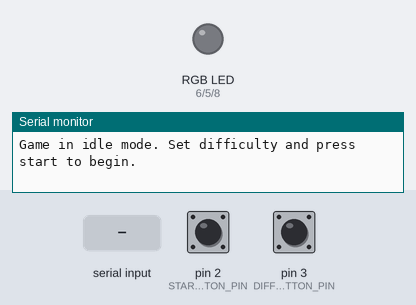
Recording of a program running on a simulated Arduino Uno, built with avr-gcc and run on an emulated ATmega328P. Shown: an RGB LED mixed from three pins (HIGH = lit), the last lines printed to the serial monitor. Dashed ring = blinking. The inputs (shaded band) are chosen by the test bench; at power-on: pin 2 (START_STOP_BUTTON_PIN) HIGH, pin 3 (DIFFICULTY_BUTTON_PIN) HIGH. Random numbers use the default seed unless the program sets one.

Above: at 1.2 s.
1.3 s: pin 2 (START_STOP_BUTTON_PIN) pulled LOW for 0.15 s
At 3.2 s:
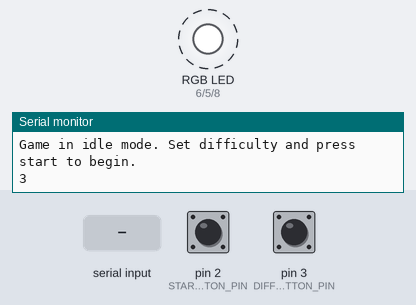
4.4 s: "0\n" received over Serial
At 4.7 s:
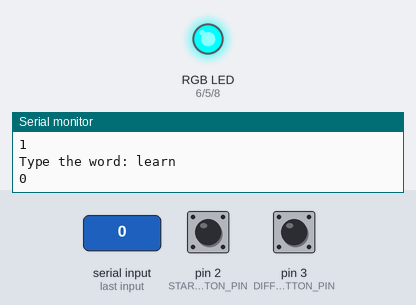
5.9 s: pin 2 (START_STOP_BUTTON_PIN) pulled LOW for 1 s
At 7.0 s:
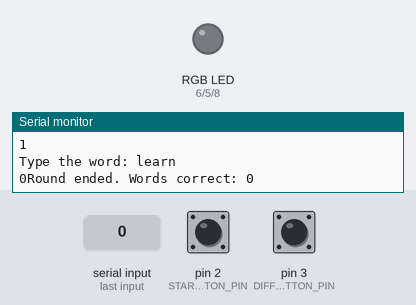
12.5 s: pin 2 (START_STOP_BUTTON_PIN) pulsed LOW 2 times (0.12 s each, 0.3 s apart)
At 13.4 s:
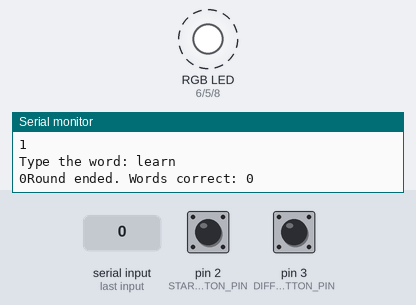
Timing chart, 0 to 17.0 s (numbered marks = the images above; inputs shaded):
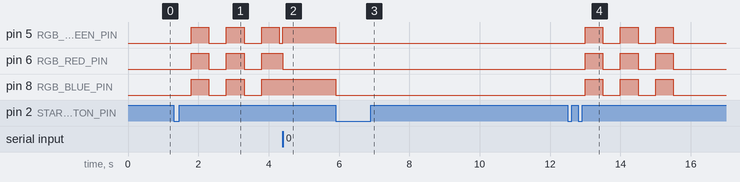

Measured:
- after the input at 1.3 s, pin 5 (RGB_GREEN_PIN), pin 6 (RGB_RED_PIN), pin 8 (RGB_BLUE_PIN): alternates HIGH for 0.50 s and LOW for 0.50 s, starting after 0.50 s
- after the input at 4.4 s, pin 5 (RGB_GREEN_PIN): LOW → HIGH at once; pin 6 (RGB_RED_PIN): HIGH → LOW at once
- after the input at 5.9 s, pin 5 (RGB_GREEN_PIN), pin 8 (RGB_BLUE_PIN): HIGH → LOW at once
- after the input at 12.5 s, pin 5 (RGB_GREEN_PIN), pin 6 (RGB_RED_PIN), pin 8 (RGB_BLUE_PIN): alternates HIGH for 0.50 s and LOW for 0.50 s, 6 changes in all, then stays LOW, starting after 0.50 s

The program:

main.cpp
```cpp
#include <Arduino.h>

// Pin Definitions
#define RGB_RED_PIN 6
#define RGB_GREEN_PIN 5
#define RGB_BLUE_PIN 8
#define START_STOP_BUTTON_PIN 2
#define DIFFICULTY_BUTTON_PIN 3

// Game Variables
int difficultyLevel = 0; // 0: Easy, 1: Medium, 2: Hard
unsigned long roundStartTime;// Start time of the current round
int wordsCorrect = 0;// Number of correct words typed
bool gameActive = false; // Game state flag
const char* difficultyMessages[] = {"Easy mode on!", "Medium mode on!", "Hard mode on!"}; // Messages for each difficulty level
const int difficultyDelays[] = {3000, 2000, 1000}; // Delays in ms for Easy, Medium, Hard
unsigned long lastWordTime = 0;// Last time a word was generated
String currentWord = "";// Variable for current word to type
String wordList[] = {"hello", "world", "arduino", "race", "game", "play", "code", "learn", "fun", "build"}; // Dictionary
int numWords = sizeof(wordList) / sizeof(wordList[0]);// Number of words in the dictionary
volatile bool buttonPressed = false;// Button press flag
volatile bool difficultyButtonPressed = false;// Difficulty button press flag
const unsigned int endRoundTime = 30000;// Round duration in ms

// Variables for Debouncing
unsigned long lastDebounceTimeStart = 0;// Last time the start/stop button was pressed
unsigned long lastDebounceTimeDifficulty = 0;// Last time the difficulty button was pressed
const unsigned long debounceDelay = 50; // 50ms debounce delay

// New variable for user input
String userInput = "";

// Function to Set RGB LED Color
void setRGBColor(int red, int green, int blue) {
    analogWrite(RGB_RED_PIN, 255 - red);// Common Anode RGB LED
    analogWrite(RGB_GREEN_PIN, 255 - green);// Invert the color values
    analogWrite(RGB_BLUE_PIN, 255 - blue);// to match the common anode LED
}

// Function to handle the start/stop button press with debouncing logic
void handleStartStop() {
    unsigned long currentTime = millis();// Get the current time
    if ((currentTime - lastDebounceTimeStart) > debounceDelay) {// Check if the time difference is greater than the debounce delay
        buttonPressed = true;// Set the button press flag
        lastDebounceTimeStart = currentTime;// Update the last debounce time
    }
}

// Function to handle the difficulty button press and cycle through difficulty levels
void handleDifficulty() {
    unsigned long currentTime = millis();// Get the current time
    if ((currentTime - lastDebounceTimeDifficulty) > debounceDelay) {// Check if the time difference is greater than the debounce delay
        difficultyButtonPressed = true;// Set the button press flag
        lastDebounceTimeDifficulty = currentTime;// Update the last debounce time
    }
}

// Start Countdown Sequence
void startCountdown() {
    for (int i = 3; i > 0; i--) { // Countdown from 3 to 1
        setRGBColor(255, 255, 255); // LED White Blink
        delay(500); // LED White Blink
        setRGBColor(0, 0, 0); // LED Off
        delay(500);// LED Off
        Serial.println(i);// Print the countdown number
    }
}

// Generate Random Word
void generateWord() {
    int randomIndex = random(numWords);// Generate a random index
    currentWord = wordList[randomIndex];// Get the word at the random index
    Serial.println("Type the word: " + currentWord);// Print the word to the serial monitor
}

// Setup Code
void setup() {
    Serial.begin(9600);// Initialize Serial Communication
    pinMode(RGB_RED_PIN, OUTPUT);// Set RGB LED RED Pin as Output
    pinMode(RGB_GREEN_PIN, OUTPUT);// Set RGB LED GREEN Pin as Output
    pinMode(RGB_BLUE_PIN, OUTPUT);// Set RGB BLUE LED Pin as Output
    pinMode(START_STOP_BUTTON_PIN, INPUT_PULLUP);// Set Start/Stop Button Pin as Input with Pull-up Resistor
    pinMode(DIFFICULTY_BUTTON_PIN, INPUT_PULLUP);// Set Difficulty Button Pin as Input with Pull-up Resistor

    attachInterrupt(digitalPinToInterrupt(START_STOP_BUTTON_PIN), handleStartStop, FALLING);// Attach Interrupt for Start/Stop Button
    attachInterrupt(digitalPinToInterrupt(DIFFICULTY_BUTTON_PIN), handleDifficulty, FALLING);// Attach Interrupt for Difficulty Button

    setRGBColor(255, 255, 255); // White for idle
    Serial.println("Game in idle mode. Set difficulty and press start to begin.");
}

// Main Loop
void loop() {
    // Handle Difficulty Button
    if (difficultyButtonPressed && !gameActive) {// Check if the difficulty button was pressed and the game is not active
        difficultyLevel = (difficultyLevel + 1) % 3;// Cycle through difficulty levels
        Serial.println(difficultyMessages[difficultyLevel]);// Print the difficulty message
        difficultyButtonPressed = false;// Reset the button press flag
    }

    // Handle Start/Stop Button
    if (buttonPressed) {
        buttonPressed = false;
        if (!gameActive) {
            gameActive = true;
            startCountdown();
            roundStartTime = millis();// Start the round timer
            setRGBColor(0, 255, 0); // Start with Green LED
            generateWord();// Generate the first word
            lastWordTime = millis();// Update the last word time
        } else {
            gameActive = false;
            Serial.print("Round ended. Words correct: ");// End the round
            Serial.println(wordsCorrect);// Print the number of correct words
            wordsCorrect = 0;// Reset the number of correct words
            setRGBColor(255, 255, 255); // Reset to idle color
        }
    }

    // Game Active Logic
    if (gameActive) {
        if (millis() - roundStartTime >= endRoundTime) {// End the round after 30 seconds
            // End Round after 30 seconds
            gameActive = false;// Set the game state to inactive
            Serial.print("Round ended. Words correct: ");// Print the number of correct words
            Serial.println(wordsCorrect);// Print the number of correct words
            wordsCorrect = 0;// Reset the number of correct words
            setRGBColor(255, 255, 255); // Reset to idle color
        }

        // Word Typing Logic with Backspace Handling
        if (Serial.available() > 0) {
            char incomingChar = Serial.read();

            if (incomingChar == '\b') {
                // Handle backspace: remove last character if possible
                if (userInput.length() > 0) {
                    userInput.remove(userInput.length() - 1);
                    Serial.print("\b \b"); // Remove character from display
                }
            } else if (incomingChar == '\n') {
                // Check if the user input matches the current word
                userInput.trim(); // Remove any extraneous whitespace
                if (userInput == currentWord) {
                    setRGBColor(0, 255, 0); // Green for correct word
                    wordsCorrect++;
                    generateWord(); // Generate new word immediately
                    lastWordTime = millis(); // Update the last word time
                } else {
                    setRGBColor(255, 0, 0); // Red for incorrect word
                }
                userInput = ""; // Clear user input for next round
                } else {
                    // Add character to input string if it’s not backspace or newline
                    userInput += incomingChar;
                    Serial.print(incomingChar); // Echo the character to the terminal
                }

                // Word Timeout Logic
                if (millis() - lastWordTime >= difficultyDelays[difficultyLevel]) {
                    lastWordTime = millis(); // Update the last word time
                    generateWord(); // Generate a new word
                }
            }

        // Word Timeout Logic
        if (millis() - lastWordTime >= difficultyDelays[difficultyLevel]) {// Generate a new word after the delay
            lastWordTime = millis();// Update the last word time
            generateWord();// Generate a new word
        }
    }
}
```
